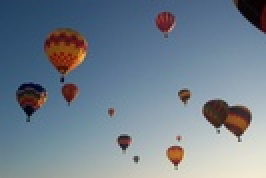
#> input picture Lab 3/balloons.jpg, 133 x 89 px, shrunk from 880 x 584 before the run, found by its file name (shown 2 times larger)
$ python main.py
#> lines starting #> are read from the running program, lines starting #| are printed output that depends on the picture; after the words box and inside, x2 and y2 are one past the last pixel; in counts of white or black regions, pixels touching at a corner belong together
### Lab 3/Submission/utilities.py
import numpy as np
import math


def convolve(in_arr, kernel, stride=1, padding=0, padding_mode="edge"):
    """
    Convolve a 2d array with a giving kernel.
    Args:
        in_arr (array): input array.
        kernel (array): kernel.
        stride (int, optional): the stride of moving windows. Tuple of (int, int) can be given to control the vertical stride and the horizontal stride independently. Defaults to 1.
        padding (int, optional): size of padding for the input array. Tuple of ((int,int),(int,int)) can be given to control top, bottom, left, and right padding size independently. Defaults to 0.
        padding_mode (str, optional): padding type. More info: https://numpy.org/doc/stable/reference/generated/numpy.pad.html. Defaults to "edge".

    Returns:
        [array]: convolved array.
    """
    # Expand scaler values to tuple
    if np.isscalar(padding):
        padding = (
            (padding, padding),  # (top, bottom)
            (padding, padding),  # (left, right)
        )
    if np.isscalar(stride):
        stride = (stride, stride)  # (verticle stride, horizontal stride)

    # Calculate output array size
    out_arr_height = (
        math.floor((in_arr.shape[0] + np.sum(padding[0]) - kernel.shape[0]) / stride[0])
        + 1
    )
    out_arr_width = (
        math.floor((in_arr.shape[1] + np.sum(padding[1]) - kernel.shape[1]) / stride[1])
        + 1
    )

    # Add padding to input array
    in_arr = np.pad(in_arr, pad_width=padding, mode=padding_mode)

    # Create output array
    out_arr = np.zeros((out_arr_height, out_arr_width))

    # Perform convolution between input array and kernel
    for h in range(0, out_arr_height):
        for w in range(0, out_arr_width):
            out_arr[h, w] = np.sum(
                in_arr[
                    h * stride[0] : h * stride[0] + kernel.shape[0],
                    w * stride[1] : w * stride[1] + kernel.shape[1],
                ]
                * kernel
            )

    return out_arr


def roberts(img):
    """Perform Roberts Cross filter on a given grayscale image.

    Args:
        img (array): a given grayscale image.

    Returns:
        [array]: convolved image.
    """
    Gx = np.array([[1, 0], [0, -1]])
    Gy = np.array([[0, 1], [-1, 0]])
    roberts_x = convolve(img, Gx, padding=((0, 1), (0, 1)))
    roberts_y = convolve(img, Gy, padding=((0, 1), (0, 1)))
    img = np.sqrt(roberts_x ** 2 + roberts_y ** 2)
    return img


def gaussian_kernel(n=3, sigma=1.0):
    """Generate a 2d gaussian kernel. Credit: https://stackoverflow.com/questions/29731726/how-to-calculate-a-gaussian-kernel-matrix-efficiently-in-numpy

    Args:
        n (int, optional): size of the kernel. Defaults to 3.
        sigma (float, optional): the standard deviation used to generate the kernel. Defaults to 1.0.

    Returns:
        [array]: gaussian kernel.
    """
    ax = np.linspace(-(n - 1) / 2.0, (n - 1) / 2.0, n)
    gauss = np.exp(-0.5 * np.square(ax) / np.square(sigma))
    kernel = np.outer(gauss, gauss)
    return kernel / np.sum(kernel)


def gaussian(img, sigma=1.0):
    """Perform Gaussian filter on a given grayscale image.

    Args:
        img (array): a grayscale image.
        sigma (float, optional): the standard deviation. Defaults to 1.0.

    Returns:
        [array]: convolved image.
    """
    kernel = gaussian_kernel(sigma=sigma)
    out_img = convolve(img, kernel, padding=1)
    return out_img


def unsharp_mask(img, scaling=0.45):
    """Perform Unsharp Masking filter on a given grayscale image.

    Args:
        img (array): a grayscale image.
        scaling (float, optional): the scaling factor of unsharp masking. Defaults to 0.45.

    Returns:
        [array]: convolved image.
    """
    return img + scaling * (img - gaussian(img))


def transform(point, origin, translate=(0, 0), angle=0):
    """Transform a point to a new coordinate.

    Args:
        point (tuple): the original point. Ex: (4, 5).
        origin (tuple): the origin. Ex: (0,0).
        translate (tuple, optional): the vertical and the horizontal translation. Ex: (-10, 5). Defaults to (0, 0).
        angle (int, optional): the angle of rotation in degree. Defaults to 0.

    Returns:
        [tuple]: the new point.
    """
    # Convert angle from degree to radians
    angle = math.radians(angle)

    # Translate pixels based by translate
    point = tuple(np.add(point, translate))
    origin = tuple(np.add(origin, translate))

    # Rotate pixels based on the given angle
    row0, col0 = origin
    row1, col1 = point
    col2 = math.cos(angle) * (col1 - col0) - math.sin(angle) * (row1 - row0) + col0
    row2 = math.sin(angle) * (col1 - col0) + math.cos(angle) * (row1 - row0) + row0

    return (round(row2), round(col2))

### Lab 3/Submission/main.py
from skimage.io import imread
from skimage.exposure import adjust_gamma
from skimage.morphology import dilation, square, remove_small_objects, label
from skimage.segmentation import flood_fill
from utilities import roberts, transform, unsharp_mask
import matplotlib.pyplot as plt
import numpy as np
from random import randint, choice

"""# 1. Read “balloons.jpg” image. Find the outer edges (not the patterns inside) of the air balloons."""
# load the image and use only the green channel
orig_img = imread("balloons.jpg")
#> orig_img is the input picture: shape (89, 133, 3); mean R, G, B 114.1, 128.5, 142.2
img = orig_img[:, :, 2] / 255.0

# Preprocess the image such that balloons are darker and background is uniform color.
img = adjust_gamma(img, gamma=2)
img = unsharp_mask(img)
#> in unsharp_mask, `return img + scaling * (img - gaussian(img))`:
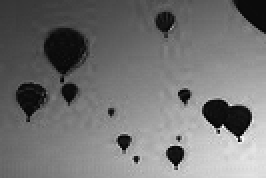
#> returned value: shape (89, 133) float64 (shown 2 times larger); min -0.0372, max 0.801, mean 0.344; drawn with min black and max white
img = img < 0.12
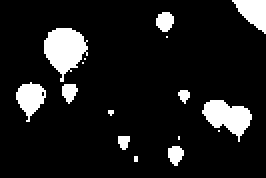
#> img: shape (89, 133) bool (shown 2 times larger); 10.7% white; 16 white regions (7 under 20 px), largest, box (x1, y1, x2, y2) and area: (22, 14, 44, 41) 368, (101, 50, 126, 71) 289, (8, 41, 23, 61) 176
img = dilation(img, square(3))
#> img: shape (89, 133) bool; 15.5% white; 11 white regions (1 under 20 px), largest, box (x1, y1, x2, y2) and area: (21, 13, 45, 53) 585, (100, 49, 127, 72) 395, (7, 40, 24, 62) 254

# Perform edges detection with Roberts Cross
img = roberts(img)
#> call 3 of convolve, with kernel = array of shape (2, 2), stride = 1, padding = ((0, 1), (0, 1)), padding_mode = 'edge'
#> after the loop in convolve (call 3), `for h in range(0, out_arr_height):`:
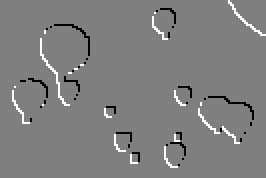
#> out_arr: shape (89, 133) float64 (shown 2 times larger); min -1, max 1, mean 0.00304; drawn with min black and max white
img = img > 0
#> img: shape (89, 133) bool; 4.9% white in thin lines or dots
bin_img = remove_small_objects(img, 75)
#> bin_img: shape (89, 133) bool; 2.8% white in thin lines or dots, all inside (x1, y1, x2, y2) = (6, 12, 127, 72)


"""2. Count the total number of the balloons"""
labels_img = label(bin_img)
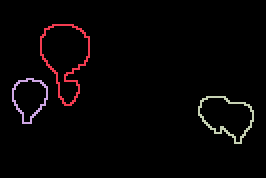
#> labels_img: shape (89, 133) int32 (shown 2 times larger); 4 distinct labels, from 0 to 3; one colour per label, 0 black
num_bln = np.max(labels_img)
#> num_bln = 3


"""# 3. Plot the resulting image from step 1, and as a title of your image, write the total number of the balloons you found in step 2. (No hard coding please) and then save the resulting image as a png."""
fig, ax = plt.subplots(1, 2)
fig.suptitle(f"There are {num_bln:d} balloons in the image.", fontsize=16)
ax[0].set_title("Original image")
ax[0].imshow(orig_img)
ax[1].set_title("Edges image")
ax[1].imshow(bin_img, cmap="gray")
fig.savefig("3. detected_edges.png", dpi=1000)
plt.close()


"""# 4. Choose a random air balloon in your binary image, change the pixels inside to white. Explain how you did that."""
# Pick a balloon based on label
bln = randint(1, num_bln)
#> bln = 2

# Find all pixels belong to that balloon
rows, cols = np.where(labels_img == bln)
#> rows = 78 values from 39 to 61; cols = 78 values, max 23 at index 24, min 6 at index 25, mean 14.29

# Find center the ballon
cen_row, cen_col = round(np.average(rows)), round(np.average(cols))
#> cen_row = 49; cen_col = 14

# Use flood_fill algo to fill the ballon
fill_img = np.copy(bin_img)
fill_img = flood_fill(fill_img, (cen_row, cen_col), 1)
#> fill_img: shape (89, 133) bool; 4.6% white; 3 white regions, box (x1, y1, x2, y2) and area: (6, 39, 24, 62) 294, (20, 12, 45, 53) 142, (99, 48, 127, 72) 106

# Save filled image
fig = plt.figure()
plt.imshow(fill_img, cmap="gray")
fig.suptitle(f"Balloons {bln:d} is randomly picked to be fill.")
fig.savefig("4. fill_a_balloons.png", dpi=1000)
plt.close()


"""# 6. Move the balloon 20 pixels in any direction of 45-degree angle. Explain how you did that."""
# Find all pixels belong to a ballon
# Fill the ballon
fill_img = flood_fill(labels_img, (cen_row, cen_col), bln)
#> fill_img: shape (89, 133) int32; 4 distinct labels, from 0 to 3
rows, cols = np.where(fill_img == bln)
#> rows = 294 values from 39 to 61; cols = 294 values, max 23 at index 62, min 6 at index 63, mean 14.31

# Create a new transform image based on the original image
tf_img = np.copy(orig_img)

# Set transform parameters
tf_row = choice([-20, 20])
tf_col = choice([-20, 0, 20])
angle = 45  # in degree

# Set pixels of the balloon's orignal location to white
for row, col in zip(rows, cols):
    tf_img[row, col, :] = 255
#> this loop made 294 passes
#> (row, col) on passes 1 to 3: (39, 13), (39, 14), (39, 15)
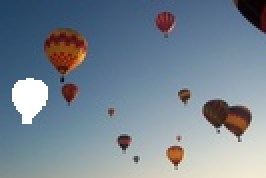
#> tf_img: shape (89, 133, 3) (shown 2 times larger); 2.48% of pixels changed, all inside (x1, y1, x2, y2) = (6, 39, 24, 62)

# Copy pixels from the balloon's orignal location to the new location
for row, col in zip(rows, cols):
    new_row, new_col = transform(
        (row, col), (cen_row, cen_col), (tf_row, tf_col), angle
    )
    if 0 <= new_row < tf_img.shape[0] and 0 <= new_col < tf_img.shape[1]:
        tf_img[new_row, new_col, :] = orig_img[row, col, :]
#> this loop made 294 passes
#> (row, col, row1 in transform, col1 in transform, col2 in transform, row2 in transform, new_row, new_col) on passes 1 to 3: (39, 13, 59, -7, 0.364, 61.22, 61, 0), (39, 14, 59, -6, 1.07, 61.93, 62, 1), (39, 15, 59, -5, 1.78, 62.64, 63, 2)
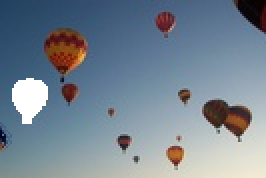
#> tf_img: shape (89, 133, 3) (shown 2 times larger); 0.44% of pixels changed, all inside (x1, y1, x2, y2) = (0, 61, 6, 76)

# Save transform image
fig = plt.figure()
plt.imshow(tf_img)
fig.suptitle(
    f"Balloons {bln:d} shifts vertically by {tf_row:d} pixels, horizontally by {tf_col:d} pixels, and rotate by {angle:d}\N{DEGREE SIGN}",
    fontsize=10,
)
fig.savefig("6. transform_balloons.png", dpi=1000)
plt.close()


"""# 7. Rotate the air balloon 60 degrees clockwise after step 6."""
# Find all pixels belong to a ballon
# Fill the ballon
fill_img = flood_fill(labels_img, (cen_row, cen_col), bln)
rows, cols = np.where(fill_img == bln)

# Create a new transform image based on the original image
tf_img = np.copy(orig_img)

# Set transform parameters
angle = 45 + 60  # in degree

# Set pixels of the balloon's orignal location to white
for row, col in zip(rows, cols):
    tf_img[row, col, :] = 255

# Copy pixels from the balloon's orignal location to the new location
for row, col in zip(rows, cols):
    new_row, new_col = transform(
        (row, col), (cen_row, cen_col), (tf_row, tf_col), angle
    )
    if 0 <= new_row < tf_img.shape[0] and 0 <= new_col < tf_img.shape[1]:
        tf_img[new_row, new_col, :] = orig_img[row, col, :]
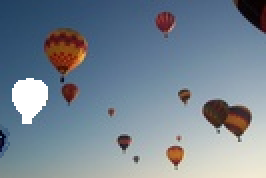
#> tf_img: shape (89, 133, 3) (shown 2 times larger); 0.48% of pixels changed, all inside (x1, y1, x2, y2) = (0, 62, 5, 79)

# Save transform image
fig = plt.figure()
plt.imshow(tf_img)
fig.suptitle(
    f"Balloons {bln:d} shifts vertically by {tf_row:d} pixels, horizontally by {tf_col:d} pixels, and rotate by {angle:d}\N{DEGREE SIGN}",
    fontsize=10,
)
fig.savefig("7. rotate_balloons_again.png", dpi=1000)
plt.close()
